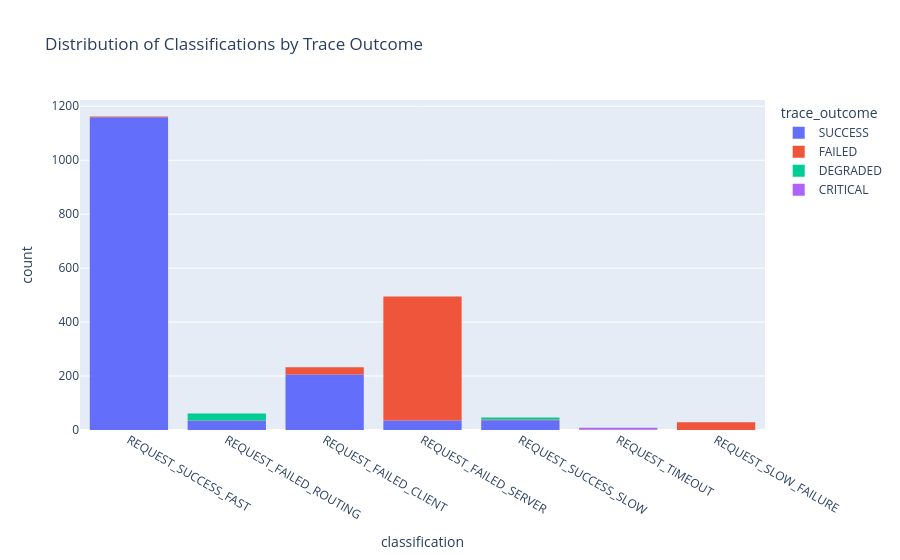

Source (notebook cell):
### Code cell
plt = px.histogram(trace_summary_df, x='classification', color='trace_outcome', title='Distribution of Classifications by Trace Outcome')
plt.show()

### Figure 1 — Plotly figure (JSON) as saved in the notebook; plotly's stock layout.template omitted (floating-point values rounded to 4 significant figures; data arrays with more than 128 entries replaced by an {"elided": "..."} marker saying what was removed)
{"data": [{"bingroup": "x", "hovertemplate": "trace_outcome=SUCCESS<br>classification=%{x}<br>count=%{y}<extra></extra>", "legendgroup": "SUCCESS", "marker": {"color": "#636efa", "pattern": {"shape": ""}}, "name": "SUCCESS", "orientation": "v", "showlegend": true, "type": "histogram", "x": {"elided": "1470 str values"}, "xaxis": "x", "yaxis": "y"}, {"bingroup": "x", "hovertemplate": "trace_outcome=FAILED<br>classification=%{x}<br>count=%{y}<extra></extra>", "legendgroup": "FAILED", "marker": {"color": "#EF553B", "pattern": {"shape": ""}}, "name": "FAILED", "orientation": "v", "showlegend": true, "type": "histogram", "x": {"elided": "525 str values"}, "xaxis": "x", "yaxis": "y"}, {"bingroup": "x", "hovertemplate": "trace_outcome=DEGRADED<br>classification=%{x}<br>count=%{y}<extra></extra>", "legendgroup": "DEGRADED", "marker": {"color": "#00cc96", "pattern": {"shape": ""}}, "name": "DEGRADED", "orientation": "v", "showlegend": true, "type": "histogram", "x": ["REQUEST_SUCCESS_SLOW", "REQUEST_SUCCESS_SLOW", "REQUEST_SUCCESS_SLOW", "REQUEST_SUCCESS_SLOW", "REQUEST_SUCCESS_SLOW", "REQUEST_SUCCESS_SLOW", "REQUEST_SUCCESS_SLOW", "REQUEST_FAILED_ROUTING", "REQUEST_FAILED_ROUTING", "REQUEST_FAILED_ROUTING", "REQUEST_FAILED_ROUTING", "REQUEST_FAILED_ROUTING", "REQUEST_FAILED_ROUTING", "REQUEST_FAILED_ROUTING", "REQUEST_FAILED_ROUTING", "REQUEST_FAILED_ROUTING", "REQUEST_FAILED_ROUTING", "REQUEST_FAILED_ROUTING", "REQUEST_FAILED_ROUTING", "REQUEST_FAILED_ROUTING", "REQUEST_FAILED_ROUTING", "REQUEST_FAILED_ROUTING", "REQUEST_FAILED_ROUTING", "REQUEST_FAILED_ROUTING", "REQUEST_FAILED_ROUTING", "REQUEST_FAILED_ROUTING", "REQUEST_FAILED_ROUTING", "REQUEST_FAILED_ROUTING", "REQUEST_FAILED_ROUTING", "REQUEST_FAILED_ROUTING", "REQUEST_FAILED_ROUTING", "REQUEST_FAILED_ROUTING", "REQUEST_FAILED_ROUTING"], "xaxis": "x", "yaxis": "y"}, {"bingroup": "x", "hovertemplate": "trace_outcome=CRITICAL<br>classification=%{x}<br>count=%{y}<extra></extra>", "legendgroup": "CRITICAL", "marker": {"color": "#ab63fa", "pattern": {"shape": ""}}, "name": "CRITICAL", "orientation": "v", "showlegend": true, "type": "histogram", "x": ["REQUEST_TIMEOUT", "REQUEST_TIMEOUT", "REQUEST_TIMEOUT", "REQUEST_TIMEOUT", "REQUEST_TIMEOUT", "REQUEST_TIMEOUT"], "xaxis": "x", "yaxis": "y"}], "layout": {"barmode": "relative", "legend": {"title": {"text": "trace_outcome"}, "tracegroupgap": 0}, "title": {"text": "Distribution of Classifications by Trace Outcome"}, "xaxis": {"anchor": "y", "domain": [0, 1], "title": {"text": "classification"}}, "yaxis": {"anchor": "x", "domain": [0, 1], "title": {"text": "count"}}}}
